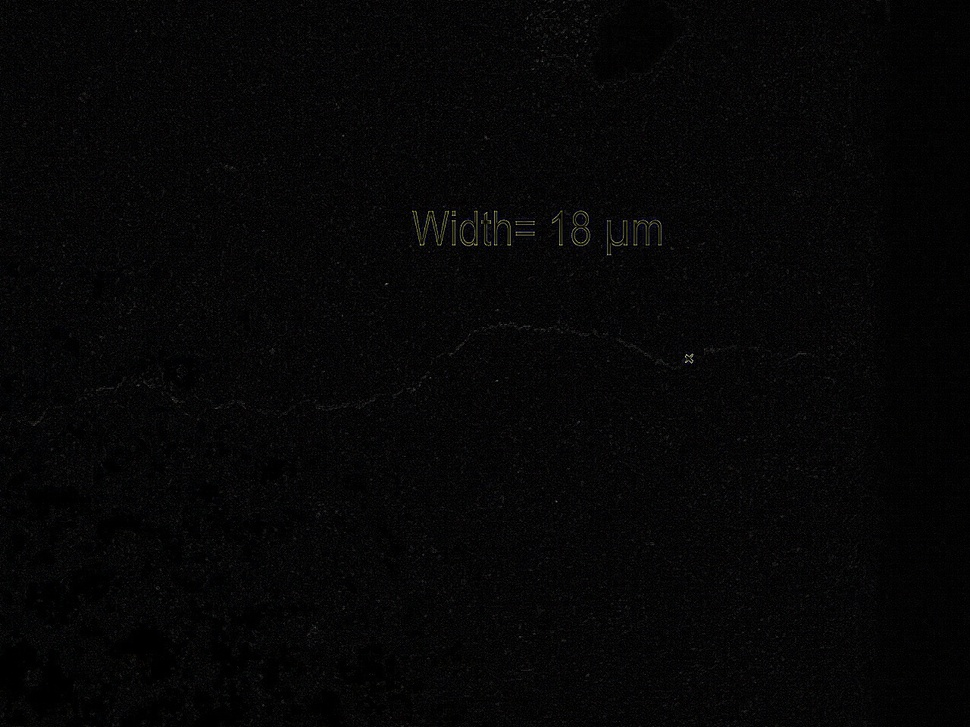
#> input picture some_opencv_filtered_non_proprietary_images/Laplacian filter/augmented_image_img_1_1.jpg, 970 x 727 px, shrunk from 1280 x 960 before the run, given as the content of the folder ktop/CordieriteDatasetsPrediction/DataAugmentationEachImage/, which was not available
$ jupyter execute CordieriteAugmentationVisionFiltersAllImagesAtOnce.ipynb   (shell and % lines are left out)   (older library calls are emulated)
#> lines starting #> are read from the running program, lines starting #| are printed output that depends on the picture; pictures that were not available may be replaced by others from this repository, and a replacement may not be noted
[cell 1]
#import necessary packages used for manipulating operations on image
#cv2 for reading and displaying, writing image
#numpy for manipulating image as image is matrix of pixel values
#skimage is package which provides many methods which help to transform image

[cell 2]
import cv2
import numpy as np
from skimage import io
from skimage.transform import rotate, AffineTransform, warp
import matplotlib.pyplot as plt
import random
from skimage import img_as_ubyte
import os
from skimage.util import random_noise
import sys
from PIL import Image

from keras.preprocessing.image import load_img

[cell 3]
# [8 lines of commented-out code are left out]

[cell 4]
# # img= cv2.imread(r"C:\Users\hp\Desktop\kohli.jpg")
# img= cv2.imread(r"C:/Users/oyekanlea2/Desktop/CordieriteDatasetsPrediction/DataAugmentationEachImage/img509.jpg")
# img= cv2.cvtColor(img, cv2.COLOR_RGB2BGR) #we are converting image to BGR because matplotlib displays image BGR format
# #if you are using cv2 for displaying image, no need to convert image to BGR

[cell 5]
import cv2
from PIL import Image
from keras.preprocessing.image import load_img

#Lets define functions for each operation

def sharpenFilter1(image):
    kernel1 = np.array([[0, -1, 0], [-1, 5, -1], [0, -1, 0]])
    image = np.array(image)
    return cv2.filter2D(src=image, ddepth=-1, kernel=kernel1)

# [4 lines of commented-out code are left out]

def sharpenFilter3(image):
    kernel3 = np.array([[1, -2, 1], [-2, 4, -2], [1, -2, 1]])
    image = np.array(image)
    return cv2.filter2D(src=image, ddepth=-1, kernel=kernel3)

def AdaptiveFilter1(image):
#     kernel4 = np.array((1/16)*[[-1, -2, -1], [-2, 12, -2], [-1, -2, -1]])
    kernel4 = np.array([[-1, -2, -1], [-2, 12, -2], [-1, -2, -1]])
    image = np.array(image)
    return cv2.filter2D(src=image, ddepth=-1, kernel=kernel4)

def AdaptiveFilter2(image):
    image = np.array(image)
    image = cv2.cvtColor(image, cv2.COLOR_BGR2GRAY)
    return cv2.adaptiveThreshold(image, 255, cv2.ADAPTIVE_THRESH_GAUSSIAN_C, cv2.THRESH_BINARY, 31, 3)

def sharpenLaplacian(image):
    return cv2.Laplacian(image, cv2.CV_64F)

def sharpenCanny(image):
    return cv2.Canny(image, 50, 100)

#Lets define functions for each operation
def anticlockwise_rotation(image):
    angle= random.randint(0,180)
    return rotate(image, angle)

def clockwise_rotation(image):
    angle= random.randint(0,180)
    return rotate(image, -angle)

def h_flip(image):
    return  np.fliplr(image)

def v_flip(image):
    return np.flipud(image)

def add_noise(image):
    return random_noise(image)

def blur_image(image):
    return cv2.GaussianBlur(image, (9,9),0)

#I would not recommend warp_shifting, because it distorts image, but can be used in many use case like
#classifying blur and non-blur images
def warp_shift(image):
    transform = AffineTransform(translation=(0,40))  #chose x,y values according to your convinience
    warp_image = warp(image, transform, mode="wrap")
    return warp_image

[cell 6]
imagepath = "%s/augmented_image_img_2050_%s.jpg"

[cell 7]
transformations = {
                      'sharpen filter 1': sharpenFilter1,
#                       'sharpen filter 2': sharpenFilter2,
#                       'sharpen filter 3': sharpenFilter3,
#                       'adaptive filter 1': AdaptiveFilter1,
#                       'adaptive filter 2': AdaptiveFilter2,
#                       'laplacian filter': sharpenLaplacian,
#                     'Canny filter': sharpenCanny
                   }                #use dictionary to store names of functions

# images_path="C:/Users/hp/Desktop/Image_Collection" #path to original images
images_path = '/Users/oyekanlea2/Desktop/CordieriteDatasetsPrediction/DataAugmentationEachImage/'
# augmented_path="C:/Users/oyekanlea2/Desktop/CordieriteDatasetsPrediction/DataAugmentationCordieriteSaveVisionFilters/img2022/" # path to store aumented images
augmented_path="C:/Users/oyekanlea2/Desktop/CordieriteDatasetsPrediction/AllVisionFiltersImages/VisionFiltersSharpen1" # path to store aumented images
images=[] # to store paths of images from folder

for im in os.listdir(images_path):  # read image name from folder and append its path into "images" array
    images.append(os.path.join(images_path,im))

images_to_generate=10 #you can change this value according to your requirement
i=1                        # variable to iterate till images_to_generate

while i<=images_to_generate:
    image=random.choice(images)
    original_image = io.imread(image)
#> original_image is the input picture: shape (727, 970, 3); mean R, G, B 6.1, 6, 6.3
    transformed_image=None
#     print(i)
    n = 0       #variable to iterate till number of transformation to apply
    transformation_count = random.randint(1, len(transformations)) #choose random number of transformation to apply on the image

    while n <= transformation_count:
        key = random.choice(list(transformations)) #randomly choosing method to call
        transformed_image = transformations[key](original_image)
        n = n + 1
#> after the loop, n = 2

#     new_image_path= "%s/augmented_image_img_2050_%s.jpg" %(augmented_path, i)
    new_image_path= imagepath %(augmented_path, i)
#     transformed_image = img_as_ubyte(transformed_image)  #Convert an image to unsigned byte format, with values in [0, 255].
#     transformed_image=cv2.cvtColor(transformed_image, cv2.COLOR_BGR2RGB) #convert image to RGB before saving it
    cv2.imwrite(new_image_path, transformed_image) # save transformed image to path
    i =i+1
#to generate more images, put above 3 statement inside while n<... loop

[cell 8]
transformations = {
#                       'sharpen filter 1': sharpenFilter1,
#                       'sharpen filter 2': sharpenFilter2,
                      'sharpen filter 3': sharpenFilter3,
#                       'adaptive filter 1': AdaptiveFilter1,
#                       'adaptive filter 2': AdaptiveFilter2,
#                       'laplacian filter': sharpenLaplacian,
#                     'Canny filter': sharpenCanny
                   }                #use dictionary to store names of functions

# images_path="C:/Users/hp/Desktop/Image_Collection" #path to original images
images_path = '/Users/oyekanlea2/Desktop/CordieriteDatasetsPrediction/DataAugmentationEachImage/'
# augmented_path="C:/Users/oyekanlea2/Desktop/CordieriteDatasetsPrediction/DataAugmentationCordieriteSaveVisionFilters/img2022/" # path to store aumented images
augmented_path="C:/Users/oyekanlea2/Desktop/CordieriteDatasetsPrediction/AllVisionFiltersImages/VisionFiltersSharpen3" # path to store aumented images
images=[] # to store paths of images from folder

for im in os.listdir(images_path):  # read image name from folder and append its path into "images" array
    images.append(os.path.join(images_path,im))

images_to_generate=10 #you can change this value according to your requirement
i=1                        # variable to iterate till images_to_generate

while i<=images_to_generate:
    image=random.choice(images)
    original_image = io.imread(image)
    transformed_image=None
#     print(i)
    n = 0       #variable to iterate till number of transformation to apply
    transformation_count = random.randint(1, len(transformations)) #choose random number of transformation to apply on the image

    while n <= transformation_count:
        key = random.choice(list(transformations)) #randomly choosing method to call
        transformed_image = transformations[key](original_image)
        n = n + 1
#> this loop made 2 passes
#> (key, n) on passes 1 to 2: ('sharpen filter 3', 1), ('sharpen filter 3', 2)

#     new_image_path= "%s/augmented_image_img_1_%s.jpg" %(augmented_path, i)
    new_image_path= imagepath %(augmented_path, i)
#     transformed_image = img_as_ubyte(transformed_image)  #Convert an image to unsigned byte format, with values in [0, 255].
#     transformed_image=cv2.cvtColor(transformed_image, cv2.COLOR_BGR2RGB) #convert image to RGB before saving it
    cv2.imwrite(new_image_path, transformed_image) # save transformed image to path
    i =i+1
#to generate more images, put above 3 statement inside while n<... loop

[cell 9]
transformations = {
#                       'sharpen filter 1': sharpenFilter1,
#                       'sharpen filter 2': sharpenFilter2,
#                       'sharpen filter 3': sharpenFilter3,
                      'adaptive filter 1': AdaptiveFilter1,
#                       'adaptive filter 2': AdaptiveFilter2,
#                       'laplacian filter': sharpenLaplacian,
#                     'Canny filter': sharpenCanny
                   }                #use dictionary to store names of functions

# images_path="C:/Users/hp/Desktop/Image_Collection" #path to original images
images_path = '/Users/oyekanlea2/Desktop/CordieriteDatasetsPrediction/DataAugmentationEachImage/'
# augmented_path="C:/Users/oyekanlea2/Desktop/CordieriteDatasetsPrediction/DataAugmentationCordieriteSaveVisionFilters/img2022/" # path to store aumented images
augmented_path="C:/Users/oyekanlea2/Desktop/CordieriteDatasetsPrediction/AllVisionFiltersImages/VisionFiltersAdapativeThreshold1" # path to store aumented images
images=[] # to store paths of images from folder

for im in os.listdir(images_path):  # read image name from folder and append its path into "images" array
    images.append(os.path.join(images_path,im))

images_to_generate=10 #you can change this value according to your requirement
i=1                        # variable to iterate till images_to_generate

while i<=images_to_generate:
    image=random.choice(images)
    original_image = io.imread(image)
    transformed_image=None
#     print(i)
    n = 0       #variable to iterate till number of transformation to apply
    transformation_count = random.randint(1, len(transformations)) #choose random number of transformation to apply on the image

    while n <= transformation_count:
        key = random.choice(list(transformations)) #randomly choosing method to call
        transformed_image = transformations[key](original_image)
        n = n + 1
#> this loop made 2 passes
#> (key, n) on passes 1 to 2: ('adaptive filter 1', 1), ('adaptive filter 1', 2)
#> pass 1, `transformed_image = transformations[key](original_image)`:
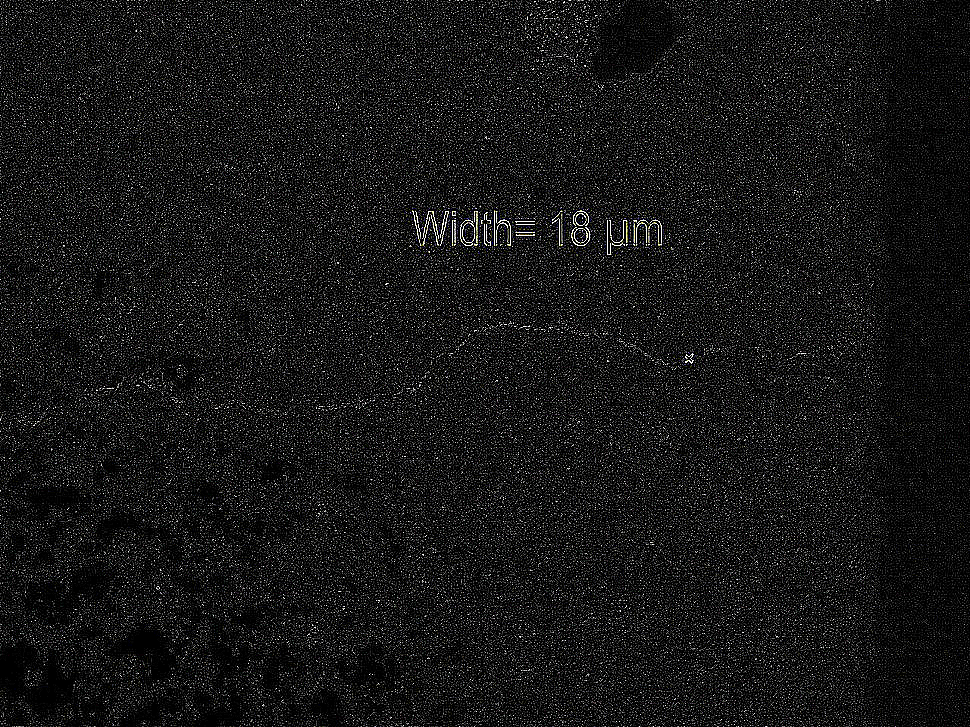
#> transformed_image: shape (727, 970, 3); mean R, G, B 22.9, 22.9, 22.9

#     new_image_path= "%s/augmented_image_img_1_%s.jpg" %(augmented_path, i)
    new_image_path= imagepath %(augmented_path, i)
#     transformed_image = img_as_ubyte(transformed_image)  #Convert an image to unsigned byte format, with values in [0, 255].
#     transformed_image=cv2.cvtColor(transformed_image, cv2.COLOR_BGR2RGB) #convert image to RGB before saving it
    cv2.imwrite(new_image_path, transformed_image) # save transformed image to path
    i =i+1
#to generate more images, put above 3 statement inside while n<... loop

[cell 10]
transformations = {
#                       'sharpen filter 1': sharpenFilter1,
#                       'sharpen filter 2': sharpenFilter2,
#                       'sharpen filter 3': sharpenFilter3,
#                       'adaptive filter 1': AdaptiveFilter1,
                      'adaptive filter 2': AdaptiveFilter2,
#                       'laplacian filter': sharpenLaplacian,
#                     'Canny filter': sharpenCanny
                   }                #use dictionary to store names of functions

# images_path="C:/Users/hp/Desktop/Image_Collection" #path to original images
images_path = '/Users/oyekanlea2/Desktop/CordieriteDatasetsPrediction/DataAugmentationEachImage/'
# augmented_path="C:/Users/oyekanlea2/Desktop/CordieriteDatasetsPrediction/DataAugmentationCordieriteSaveVisionFilters/img2022/" # path to store aumented images
augmented_path="C:/Users/oyekanlea2/Desktop/CordieriteDatasetsPrediction/AllVisionFiltersImages/VisionFiltersAdapativeThreshold2" # path to store aumented images
images=[] # to store paths of images from folder

for im in os.listdir(images_path):  # read image name from folder and append its path into "images" array
    images.append(os.path.join(images_path,im))

images_to_generate=10 #you can change this value according to your requirement
i=1                        # variable to iterate till images_to_generate

while i<=images_to_generate:
    image=random.choice(images)
    original_image = io.imread(image)
    transformed_image=None
#     print(i)
    n = 0       #variable to iterate till number of transformation to apply
    transformation_count = random.randint(1, len(transformations)) #choose random number of transformation to apply on the image

    while n <= transformation_count:
        key = random.choice(list(transformations)) #randomly choosing method to call
        transformed_image = transformations[key](original_image)
        n = n + 1
#> this loop made 2 passes
#> (key, n) on passes 1 to 2: ('adaptive filter 2', 1), ('adaptive filter 2', 2)
#> pass 1, `transformed_image = transformations[key](original_image)`:
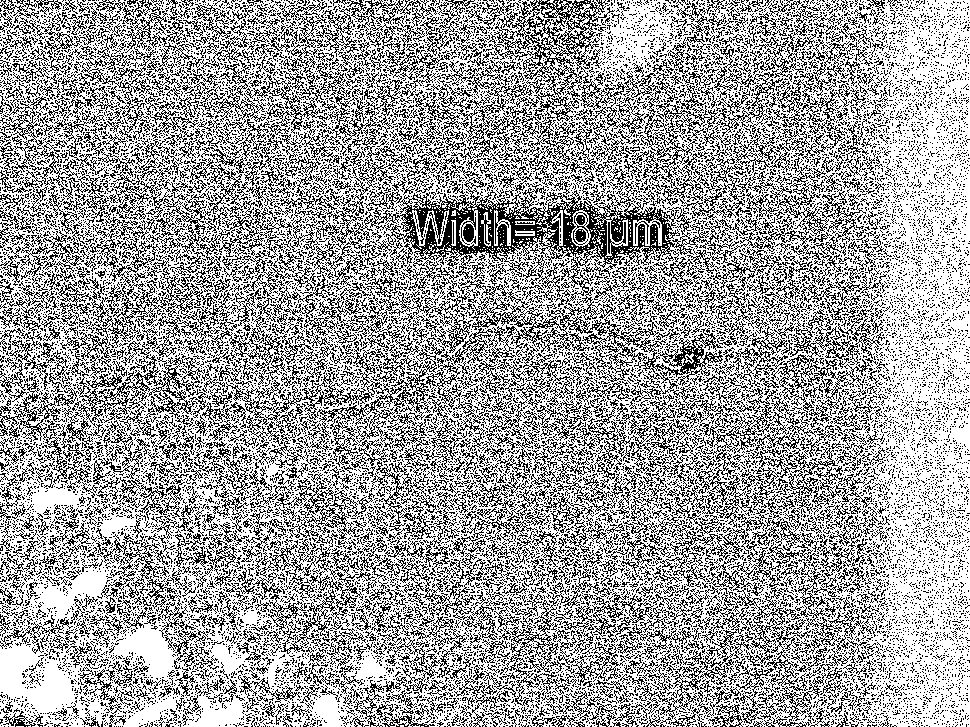
#> transformed_image: shape (727, 970); 64.6% white; black in thin lines or dots

#     new_image_path= "%s/augmented_image_img_1_%s.jpg" %(augmented_path, i)
    new_image_path= imagepath %(augmented_path, i)
#     transformed_image = img_as_ubyte(transformed_image)  #Convert an image to unsigned byte format, with values in [0, 255].
#     transformed_image=cv2.cvtColor(transformed_image, cv2.COLOR_BGR2RGB) #convert image to RGB before saving it
    cv2.imwrite(new_image_path, transformed_image) # save transformed image to path
    i =i+1
#to generate more images, put above 3 statement inside while n<... loop

[cell 11]
transformations = {
#                       'sharpen filter 1': sharpenFilter1,
#                       'sharpen filter 2': sharpenFilter2,
#                       'sharpen filter 3': sharpenFilter3,
#                       'adaptive filter 1': AdaptiveFilter1,
#                       'adaptive filter 2': AdaptiveFilter2,
                      'laplacian filter': sharpenLaplacian,
#                     'Canny filter': sharpenCanny
                   }                #use dictionary to store names of functions

# images_path="C:/Users/hp/Desktop/Image_Collection" #path to original images
images_path = '/Users/oyekanlea2/Desktop/CordieriteDatasetsPrediction/DataAugmentationEachImage/'
# augmented_path="C:/Users/oyekanlea2/Desktop/CordieriteDatasetsPrediction/DataAugmentationCordieriteSaveVisionFilters/img2022/" # path to store aumented images
augmented_path="C:/Users/oyekanlea2/Desktop/CordieriteDatasetsPrediction/AllVisionFiltersImages/VisionFiltersLaplacian" # path to store aumented images
images=[] # to store paths of images from folder

for im in os.listdir(images_path):  # read image name from folder and append its path into "images" array
    images.append(os.path.join(images_path,im))

images_to_generate=10 #you can change this value according to your requirement
i=1                        # variable to iterate till images_to_generate

while i<=images_to_generate:
    image=random.choice(images)
    original_image = io.imread(image)
    transformed_image=None
#     print(i)
    n = 0       #variable to iterate till number of transformation to apply
    transformation_count = random.randint(1, len(transformations)) #choose random number of transformation to apply on the image

    while n <= transformation_count:
        key = random.choice(list(transformations)) #randomly choosing method to call
        transformed_image = transformations[key](original_image)
        n = n + 1
#> this loop made 2 passes
#> (key, n) on passes 1 to 2: ('laplacian filter', 1), ('laplacian filter', 2)
#> pass 1, `transformed_image = transformations[key](original_image)`:
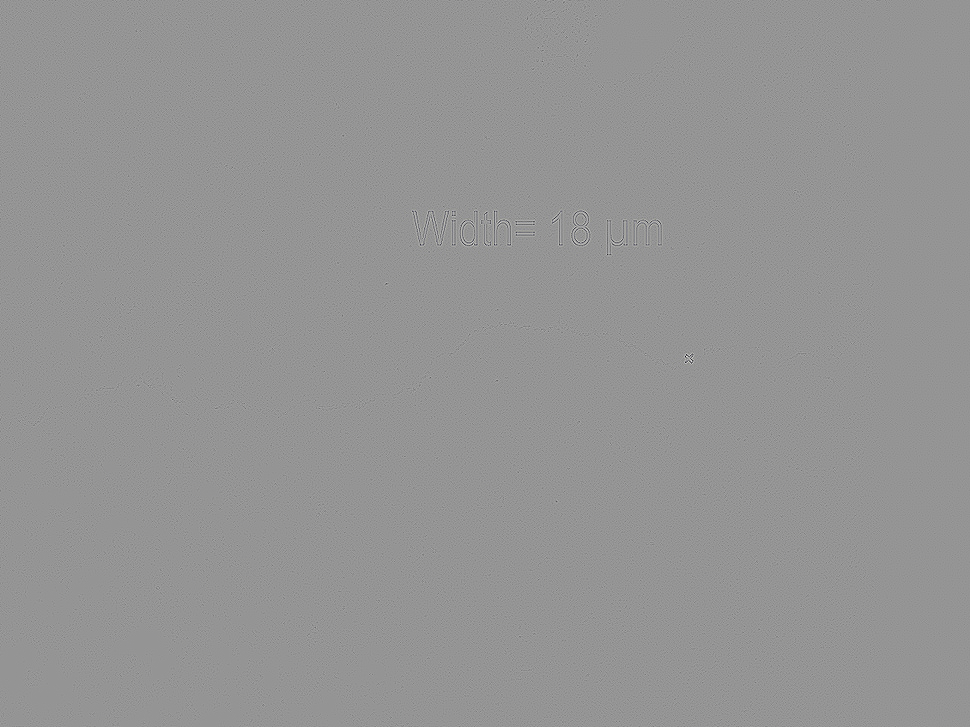
#> transformed_image: shape (727, 970, 3) float64; mean R, G, B 0, 0, 0; drawn with min black and max white

#     new_image_path= "%s/augmented_image_img_1_%s.jpg" %(augmented_path, i)
    new_image_path= imagepath %(augmented_path, i)
#     transformed_image = img_as_ubyte(transformed_image)  #Convert an image to unsigned byte format, with values in [0, 255].
#     transformed_image=cv2.cvtColor(transformed_image, cv2.COLOR_BGR2RGB) #convert image to RGB before saving it
    cv2.imwrite(new_image_path, transformed_image) # save transformed image to path
    i =i+1
#to generate more images, put above 3 statement inside while n<... loop

[cell 12]
transformations = {'rotate anticlockwise': anticlockwise_rotation,
                      'rotate clockwise': clockwise_rotation,
                      'horizontal flip': h_flip,
                      'vertical flip': v_flip,
                   'warp shift': warp_shift,
                   'adding noise': add_noise,
                   'blurring image':blur_image
                 }                #use dictionary to store names of functions

# images_path="C:/Users/hp/Desktop/Image_Collection" #path to original images
images_path = '/Users/oyekanlea2/Desktop/CordieriteDatasetsPrediction/DataAugmentationEachImage/'
augmented_path="C:/Users/oyekanlea2/Desktop/CordieriteDatasetsPrediction/AllVisionFiltersImages/FlipAndRollAugmentation" # path to store aumented images
images=[] # to store paths of images from folder

for im in os.listdir(images_path):  # read image name from folder and append its path into "images" array
    images.append(os.path.join(images_path,im))

images_to_generate=10 #you can change this value according to your requirement
i=1                        # variable to iterate till images_to_generate

while i<=images_to_generate:
    image=random.choice(images)
    original_image = io.imread(image)
    transformed_image=None
#     print(i)
    n = 0       #variable to iterate till number of transformation to apply
    transformation_count = random.randint(1, len(transformations)) #choose random number of transformation to apply on the image
#> transformation_count = 7

    while n <= transformation_count:
        key = random.choice(list(transformations)) #randomly choosing method to call
        transformed_image = transformations[key](original_image)
        n = n + 1
#> this loop made 8 passes
#> key on passes 1, 2, 3, 5, 8: 'blurring image', 'blurring image', 'vertical flip', 'adding noise', 'adding noise'
#> key on passes 4, 6, 7: 'rotate clockwise', 'rotate anticlockwise', 'rotate anticlockwise'

#     new_image_path= "%s/augmented_image_%s.jpg" %(augmented_path, i)
    new_image_path= imagepath %(augmented_path, i)
    transformed_image = img_as_ubyte(transformed_image)  #Convert an image to unsigned byte format, with values in [0, 255].
    transformed_image=cv2.cvtColor(transformed_image, cv2.COLOR_BGR2RGB) #convert image to RGB before saving it
    cv2.imwrite(new_image_path, transformed_image) # save transformed image to path
    i =i+1
#to generate more images, put above 3 statement inside while n<... loop
